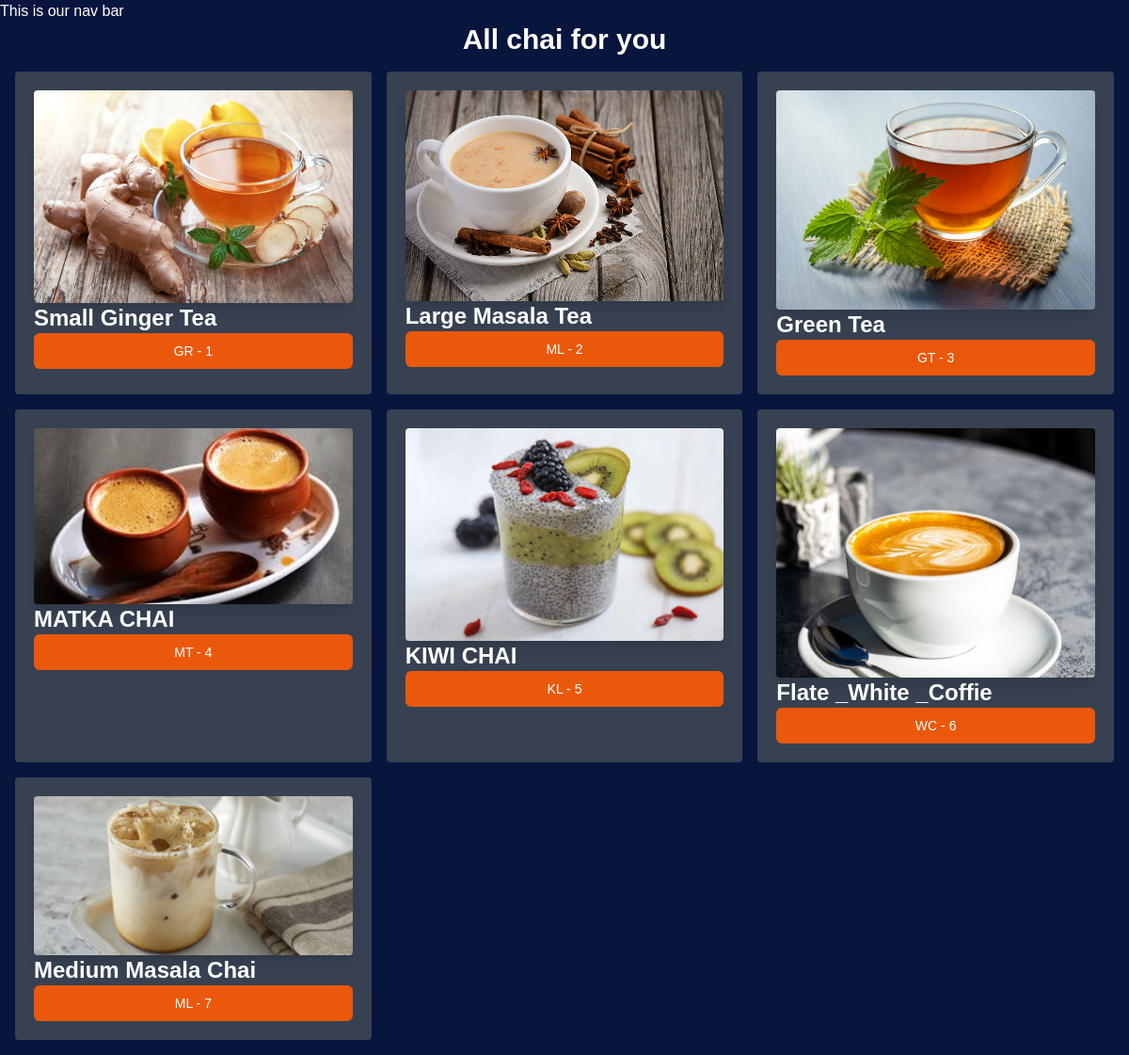
The app's page /chai/ with its own data.
### chai/models.py (models this page shows, shortened)
class ChaiVarity(models.Model):
    CHAI_TYPE_CHOICE = [
        ('ML', 'MASALA'),
        ('GR', 'GINGER'),
        ('KL', 'KIWI'),
        ('PL', 'PLAIN'),
        ('EL', 'ELAICHI'),
        ('GT', 'GREEN TEA'),
        ('WC', 'WHITE COFFIE'),
        ('MT', 'MATKA CHAI'),
        ('TD', 'TANDOORI CHAI'),
    ]
    name = models.CharField(max_length=100)
    image = models.ImageField(upload_to='chais/')
    date_added = models.DateTimeField(default=timezone.now)
    type = models.CharField(max_length=2, choices=CHAI_TYPE_CHOICE)
    description = models.TextField(default='')
    price = models.DecimalField(max_digits=5, decimal_places=2, default=50.00)

### chai/views.py (the view)
# urls.py: path('',views.all_chai, name='all_chai'),  # /chai/
def all_chai(request):
    chais = ChaiVarity.objects.all() # return an array
    return render(request, 'chai/all_chai.html', {'chais': chais})

### chai/templates/chai/all_chai.html (shortened to what this page needs)
{% extends "layout.html" %}
{% block content %}
<h1 class="text-3xl font-bold text-center mb-4">All chai for you</h1>
<div class="grid grid-cols-3 gap-4 m-4">
    {% for chai in chais  %}
    <div class="bg-gray-700 p-5 rounded">
        <img class="rounded shadow-lg" src="{{chai.image.url}}" alt="">
        <h3 class="text-2xl  font-bold">{{chai.name}}</h3>
        <a href="{% url 'chai_detail' chai.id %}">
            <button
            type="button"
            class="inline-flex w-[100%] items-center justify-center px-4 py-2 border border-transparent text-sm font-medium rounded-md text-white bg-orange-600  hover:bg-orange-700 focus:outline-none focus:ring-2 focus:ring-offset-2 focus:ring-orange-500">
                {{chai.type}} - {{chai.id}}
            </button>
        </a>
    </div>
    {% endfor  %}
</div>
{% endblock %}

### static/css/style.css (style rules this page uses)
body { background-color: #08153d; font-family: Arial, sans-serif; color: #fff; }
h1,h2 { text-align: center; font-size: 2em; }

### records on screen
ChaiVarity: image (picture), name "Small Ginger Tea", type "GR", id "1"
ChaiVarity: image (picture), name "Large Masala Tea", type "ML", id "2"
ChaiVarity: image (picture), name "Green Tea", type "GT", id "3"
ChaiVarity: image (picture), name "MATKA CHAI", type "MT", id "4"
ChaiVarity: image (picture), name "KIWI CHAI", type "KL", id "5"
ChaiVarity: image (picture), name "Flate _White _Coffie", type "WC", id "6"
ChaiVarity: image (picture), name "Medium Masala Chai", type "ML", id "7"
